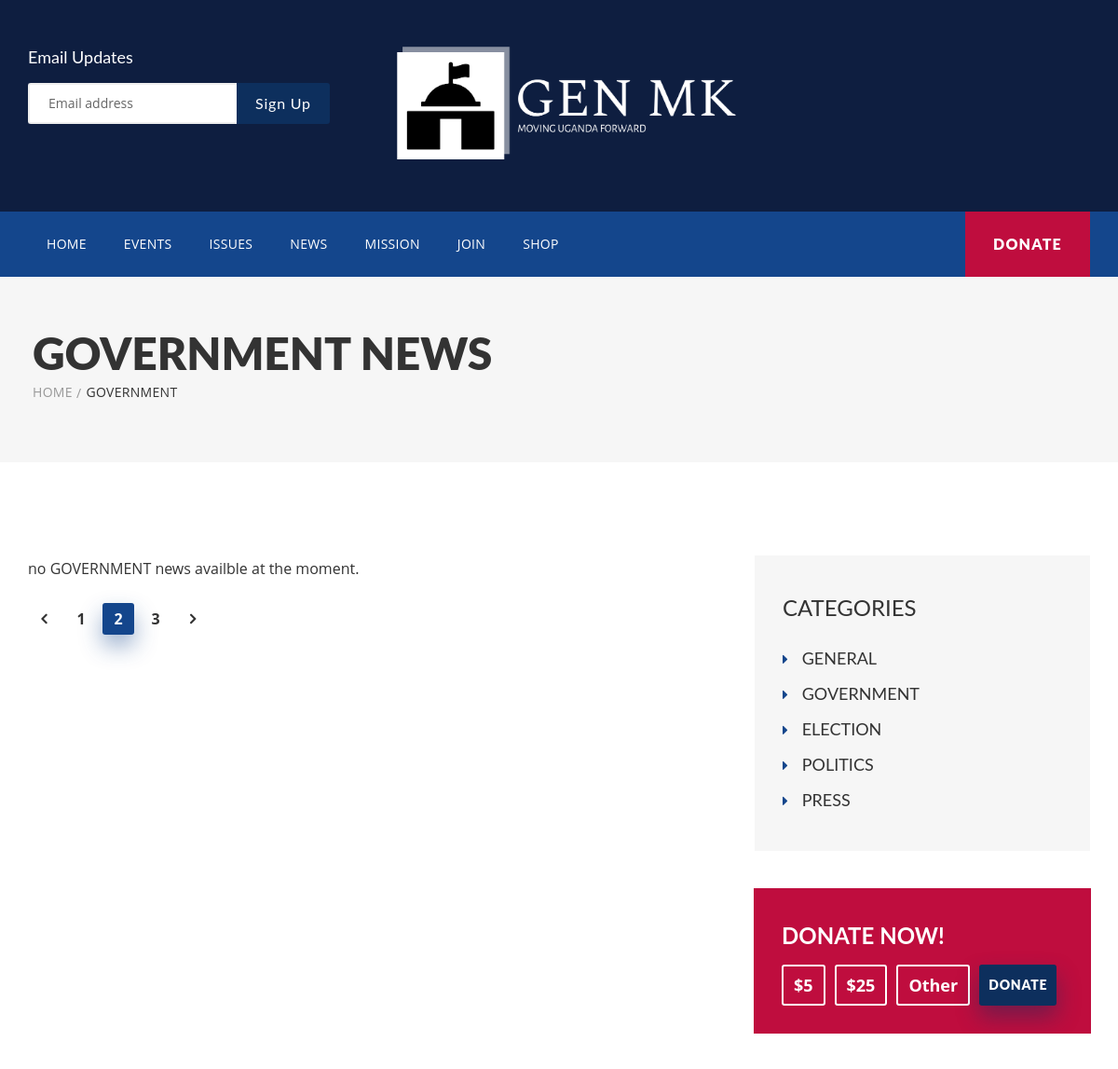
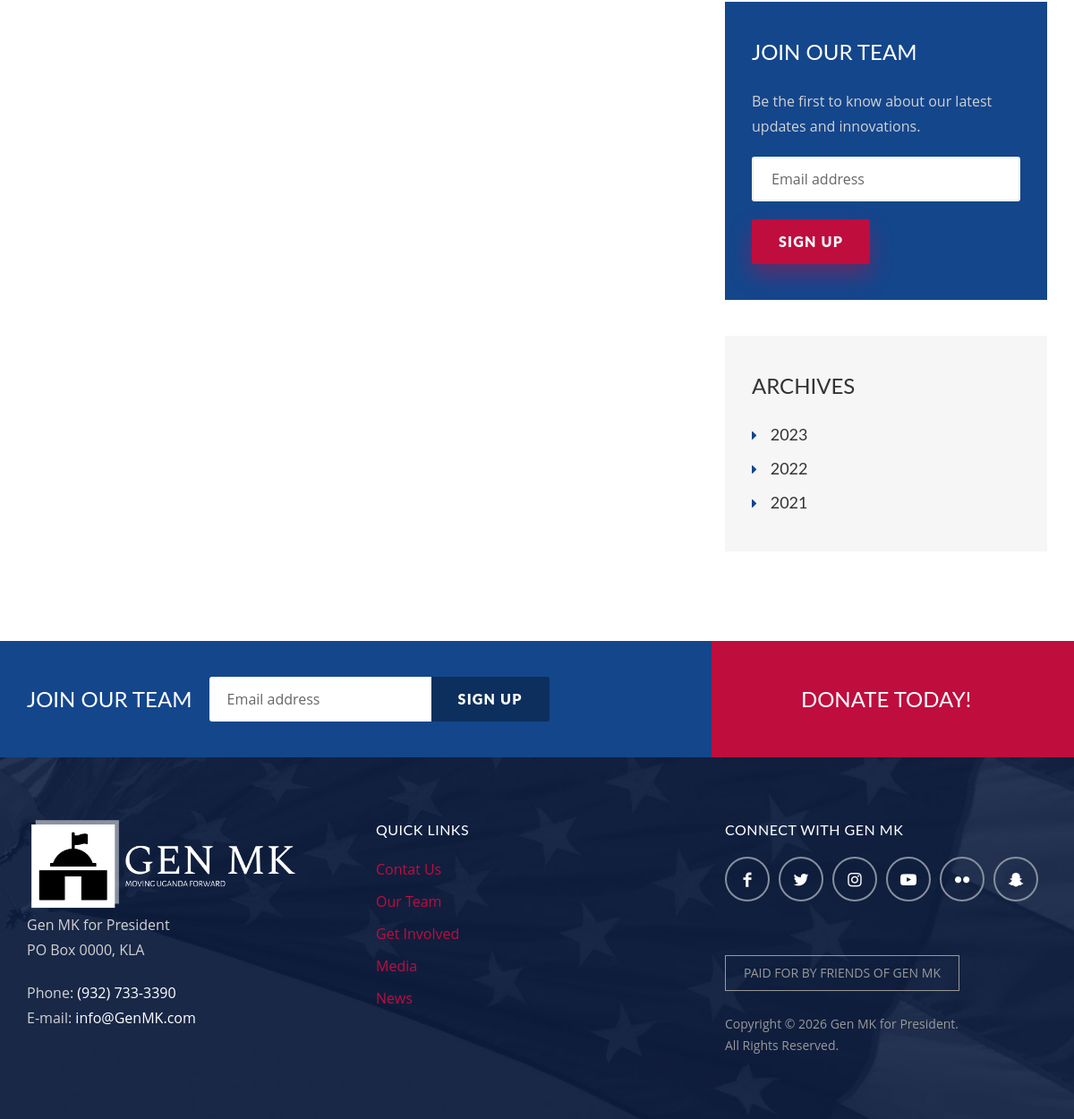
/news/category/GOVERNMENT/, run on the app's committed database (2 pictures, top to bottom).
### mkprofile/models.py (models this page shows, shortened)
class Category(models.Model):
    name = models.CharField(max_length=50)

class NewsArchive(models.Model):
    year = models.IntegerField(unique=True, null=True)

### mkprofile/views.py (the view)
# urls.py: path('news/category/<str:category_name>/', views.news_by_category, name='news_by_category'),
def news_by_category(request, category_name):
    category = get_object_or_404(Category, name=category_name)
    categories = Category.objects.all()
    archives = NewsArchive.objects.all()
    news_list = category.news.all()
    return render(request, 'mkprofile/news_by_category.html', {'category': category, 'news_list': news_list, 'categories': categories, 'archives': archives})

### mkprofile/templates/mkprofile/news_by_category.html
{% extends 'layout/events_app.html' %}
{% load i18n %}
{% load static %}
{% block content %}
      <div class="breadcrumbs-wrap with-bg">
        <div class="container">
          <h1 class="page-title">{{ category.name }} NEWS</h1>
          <ul class="breadcrumbs">
            <li><a href="index.html">Home</a></li>
            <li>{{ category.name }}</li>
          </ul>
        </div>
      </div>
      <div class="page-content-wrap">
        <div class="container">
          <div class="row">
            <main id="main" class="col-md-8 col-sm-12">
                {% if news_list %}
                    <div class="events-holder">
                        {% for entry in news_list %}
                            <div class="event-item">
                            <div class="entry-attachment">
                                {% if entry.vimeo %}
                                    <div class="responsive-iframe">
                                    <iframe src="{{ entry.vimeo }}?title=0&byline=0&portrait=0&color=dedede" allowfullscreen=""></iframe>
                                    </div>
                                {% elif entry.youtube_url %}
                                    <div class="responsive-iframe">
                                        <iframe src="{{ entry.youtube_url }}"></iframe>
                                    </div>
                                {% elif entry.image %}
                                    <img src="{{ entry.image.url }}" alt="{{ entry.title }}">
                                {% endif %}
                            </div>
                            <div class="event-date">
                                <div class="event-month">{{ entry.date|date:"M" }}</div>
                                <div class="event-day">{{ entry.date|date:"d" }}</div>
                            </div>
                            <div class="event-info">
                                <h4 class="event-link"><a href="#">{{ entry.title }}</a></h4>
                                <p>{{ entry.content }}</p>
                                <a href="{% url 'news_details' entry.id %}" class="info-btn">Read More</a>
                            </div>
                            </div>
                        {% empty %}
                        {% endfor %}
                    </div>
                {% else %}
                <p>no {{ category.name }} news availble at the moment.</p>
                {% endif %}
              <ul class="pagination">
                <li><a href="#" class="prev-page"></a></li>
                <li><a href="#">1</a></li>
                <li class="active"><a href="#">2</a></li>
                <li><a href="#">3</a></li>
                <li><a href="#" class="next-page"></a></li>
              </ul>
            </main>
            <aside id="sidebar" class="col-md-4 col-sm-12">
             {% include 'partials/_sidebar.html' %}
            </aside>
          </div>
        </div>
      </div>
{% endblock %}

### mkprofile/templates/partials/_sidebar.html (shortened to what this page needs)
{% load static %}
<div class="widget widget-bg">
  <h5 class="wt-title">Categories</h5>
  <ul class="custom-list type-1">
    {% for category in categories %}
        <li><h6><a href="{% url 'news_by_category' category_name=category.name %}">{{ category.name }}</a></h6></li>
    {% endfor %}
  </ul>
</div>
<div class="widget">
  <div class="action-widget style-2 type-vr">
    <div class="action-item donate">
      <div class="action-inner">
        <h5 class="action-title"><b>Donate Now!</b></h5>
        <div id="chose-donate" class="chose-donate">
          <button class="chose-item">$5</button>
          <button class="chose-item">$25</button>
          <button class="chose-item">Other</button>
          <a href="https://flutterwave.com/donate/gvfkc19owrqk" class="btn btn-style-4">Donate</a>
        </div>
      </div>
    </div>
  </div>
</div>
<div class="widget widget-bg2">
    <h5 class="wt-title">Join Our Team</h5>
    <div class="join-us style-4">
        <p>Be the first to know about our latest updates and innovations.</p>
        <form class="join-form" id="subscribeForm">
            <input type="email" name="newsletter-email" id="newsletterEmail" placeholder="Email address" required>
            <button type="button" class="btn btn-style-6 btn-big" onclick="subscribe()">Sign Up</button>
        </form>
    </div>
</div>
<div class="widget widget-bg">
  <h5 class="wt-title">Archives</h5>
  <ul class="custom-list type-1">
    <ul class="custom-list type-1">
      {% for archive in archives %}
          <li><h6><a href="{% url 'news_by_year' year=archive.year %}">{{ archive.year }}</a></h6></li>
      {% endfor %}
    </ul>
  </ul>
</div>

### data on the page
Category: name "GOVERNMENT"
Category: name "GENERAL"
Category: name "ELECTION"
Category: name "POLITICS"
Category: name "PRESS"
NewsArchive: year "2023"
NewsArchive: year "2022"
NewsArchive: year "2021"
